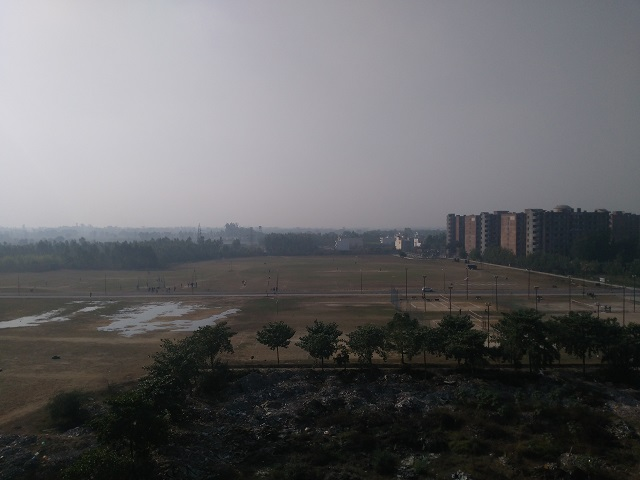
#> input picture cv2/feature1.jpg, 640 x 480 px, given in place of the camera
$ python hough_exp.py
#> lines starting #> are read from the running program, lines starting #| are printed output that depends on the picture; after the words box and inside, x2 and y2 are one past the last pixel; in counts of white or black regions, pixels touching at a corner belong together
import cv2
import numpy as np

cap=cv2.VideoCapture(0)
while True:
    _,img=cap.read()
#> img is the input picture: shape (480, 640, 3); mean B, G, R 101.4, 99.4, 99.8
    gray = cv2.cvtColor(img,cv2.COLOR_BGR2GRAY)
    blur = cv2.GaussianBlur(gray,(5,5),0)
    _,thresh = cv2.threshold(blur,20,255,cv2.THRESH_BINARY_INV)
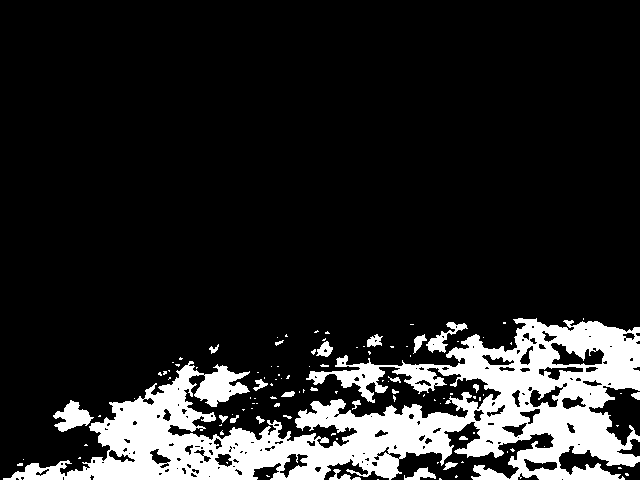
#> thresh: shape (480, 640); 14.8% white; 110 white regions (85 under 20 px), largest, box (x1, y1, x2, y2) and area: (3, 318, 640, 480) 42658, (53, 400, 94, 432) 671, (426, 322, 468, 353) 410
    edges = cv2.Canny(thresh,50,150,apertureSize = 3)
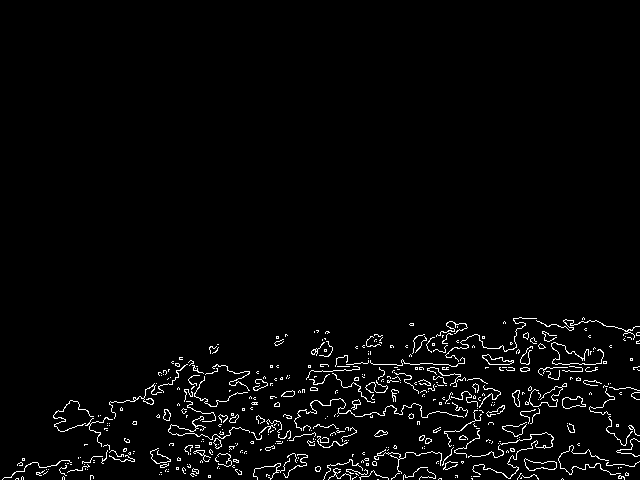
#> edges: shape (480, 640); 2.7% white in thin lines or dots, all inside (x1, y1, x2, y2) = (2, 317, 640, 480)
    lines = cv2.HoughLinesP(edges,1,np.pi/180,100,minLineLength=100,maxLineGap=10)
#> lines = None

    try:
        for line in lines:
            x1,y1,x2,y2 = line[0]
            cv2.line(img,(x1,y1),(x2,y2),(0,0,255),4)
    except:
        pass
    cv2.imshow("normal",img)
    cv2.imshow("canny",edges)
    if cv2.waitKey(1) & 0xFF==ord('q'):
#> (key q is pressed here)
        break
cap.release()
cv2.destroyAllWindows()

$ run again, on cv2/feature2.jpg
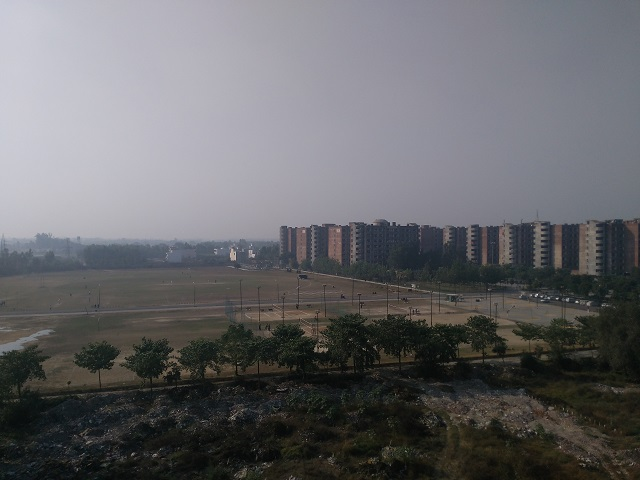
#> input picture cv2/feature2.jpg, 640 x 480 px, given in place of the camera
#> img is the input picture: shape (480, 640, 3); mean B, G, R 105.5, 102.4, 102.6
#> `_,thresh = cv2.threshold(blur,20,255,cv2.THRESH_BINARY_INV)`:
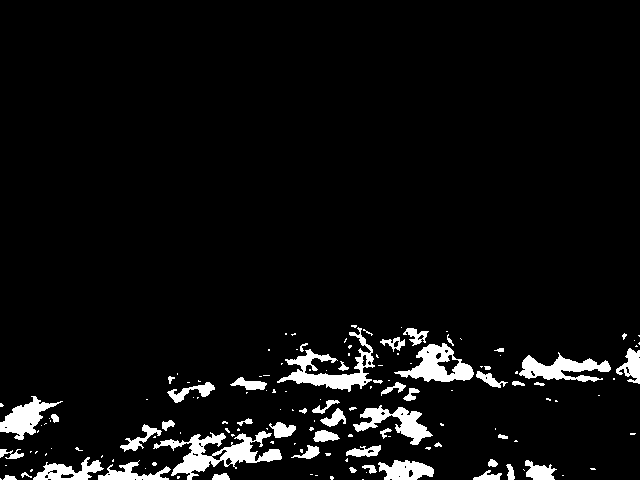
#> thresh: shape (480, 640); 5.5% white; 148 white regions (98 under 20 px), largest, box (x1, y1, x2, y2) and area: (153, 431, 282, 480) 2221, (277, 327, 375, 392) 1745, (394, 343, 474, 382) 1468
#> `edges = cv2.Canny(thresh,50,150,apertureSize = 3)`:
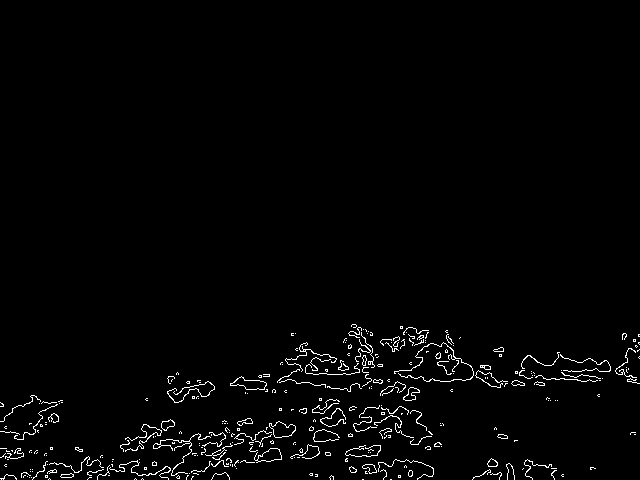
#> edges: shape (480, 640); 1.9% white in thin lines or dots, all inside (x1, y1, x2, y2) = (0, 324, 640, 480)
#> lines = None

$ run again, on cv2/1.png
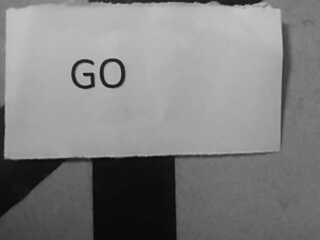
#> input picture cv2/1.png, 320 x 240 px, given in place of the camera
#> img is the input picture: shape (240, 320, 3); min 3, max 203, mean 128.3
#> `_,thresh = cv2.threshold(blur,20,255,cv2.THRESH_BINARY_INV)`:
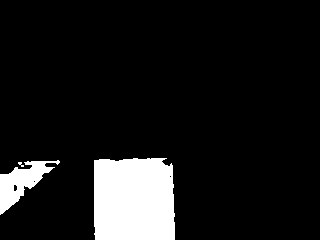
#> thresh: shape (240, 320); 10.1% white; 3 white regions (1 under 20 px), largest, box (x1, y1, x2, y2) and area: (94, 158, 175, 240) 6406, (0, 160, 60, 215) 1329
#> `edges = cv2.Canny(thresh,50,150,apertureSize = 3)`:
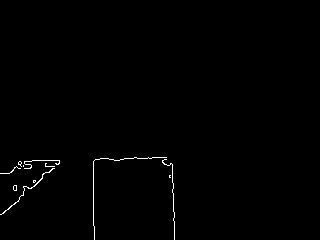
#> edges: shape (240, 320); 0.63% white in thin lines or dots, all inside (x1, y1, x2, y2) = (0, 157, 175, 240)
#> lines = None
